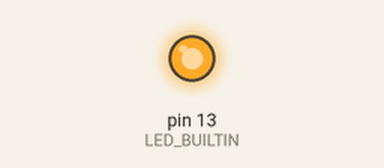
The sketch below on a simulated Arduino Uno, built with avr-gcc and run on an emulated ATmega328P. Parts: output pins drawn as LEDs (lit = HIGH).

Above: at 0.1 s.
At 60.1 s:
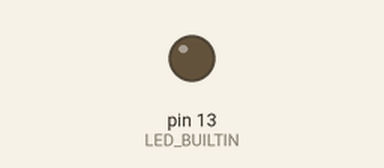
Timing chart, 0 to 61.6 s (numbered marks = the images above):
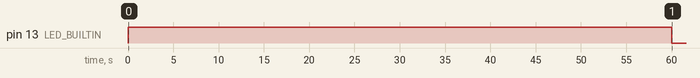

Measured:
- by itself, pin 13 (LED_BUILTIN): LOW → HIGH at 0.00 s, → LOW 60.0 s later

The sketch:

relay-switch.ino
```cpp
/*
  relay-switch

  This code controls the relay, switching 240V supply on/off at user-specified intervals.
  The relay is in a Normally-Open state when powered down.

  The following script energises the circuit for "on" milliseconds, then returns relay to Normally-Open (NO) for "off" milliseconds.
  This is repeated until a total ON time, "t", is reached.
*/
void setup() {
  // initialize digital pin LED_BUILTIN as an output.
  pinMode(LED_BUILTIN, OUTPUT);
}

void loop() {
  long on=60000;     // Sets 'on' time interval
  long off=120000;    // Sets 'off' time interval
// test loop function for setting a total 'on' time
  for (long t=0; t<1800000; t=t+on) {    // Sets the loop to run until total ON time (ms) is met - adds the ON time after each iteration (1800000 = 30 mins)
    digitalWrite(LED_BUILTIN, HIGH);    // Turn the relay to NC - Homogeniser turns ON for 'on' seconds
    delay(on);                          // Wait for 'on' milliseconds
    digitalWrite(LED_BUILTIN, LOW);     // turns relay to NO - Homogeniser OFF for 'off' seconds
    delay(off);                         // Wait for 'off' milliseconds
    Serial.println("");
   }

  exit(0);  // exits the loop() or the code just repeats itself forever
}
```
